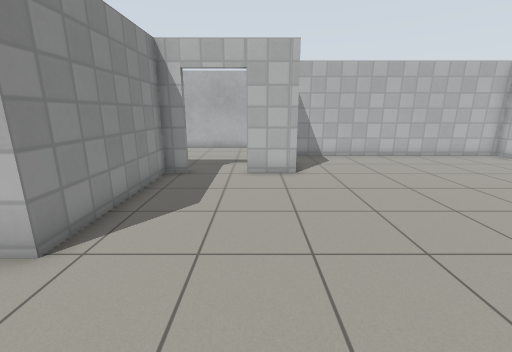
view 1 (above)

17 first-person views from a walk through a world built for the Gazebo simulator. The camera is 1.2 m above the floor, tilts 14° down and sees 90° across. The floor is counted in squares, 0.5 m on a side. Each view is taken from the middle of a square. On the plan, view 1 faces up. The plan holds only what a view shows up to about 17 squares ahead; the rest is blank. Simple patterns stand in for the simulator's built-in surfaces.

view 2
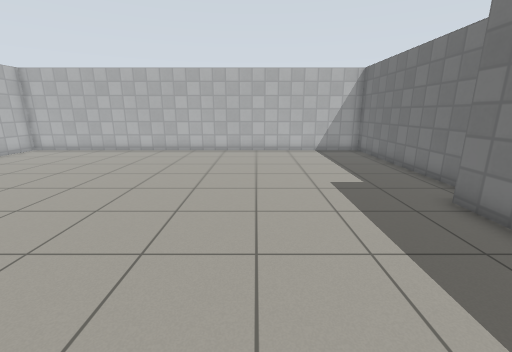

view 3
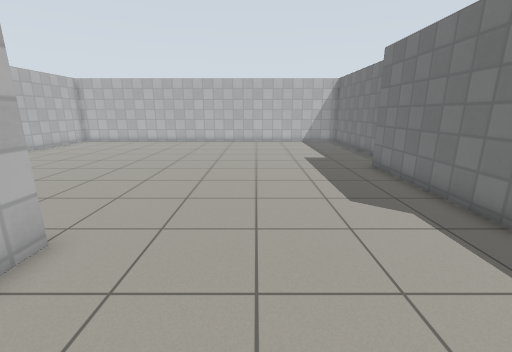

view 4
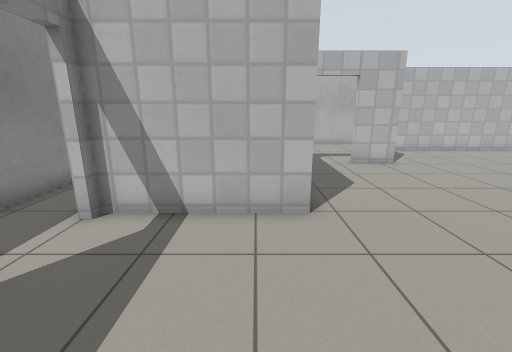

view 5
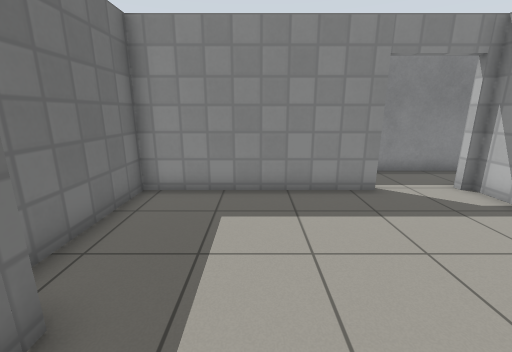

view 6
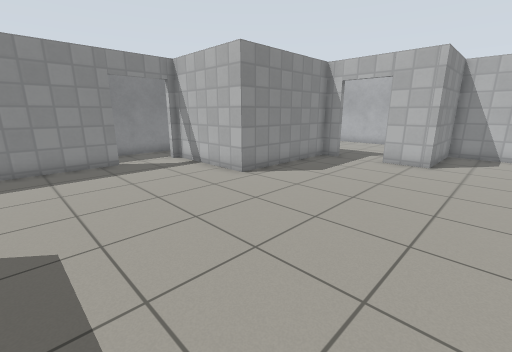

view 7
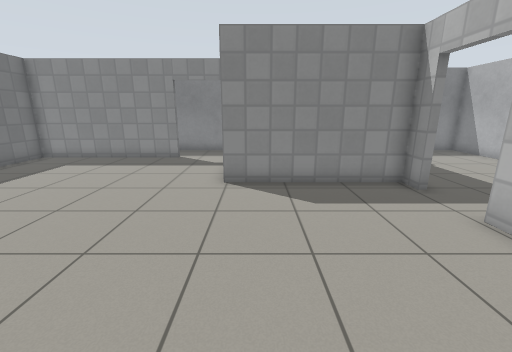

view 8
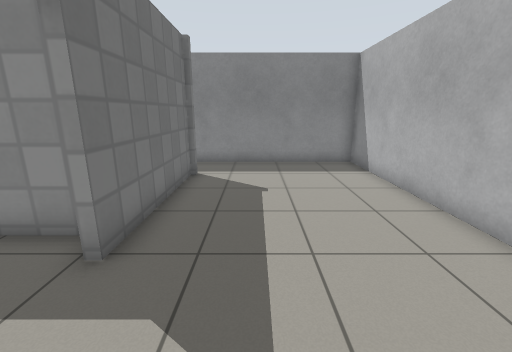

view 9
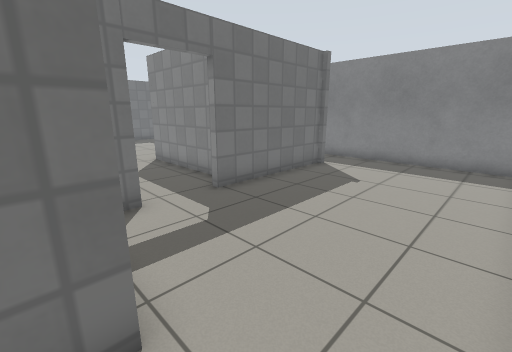

view 10
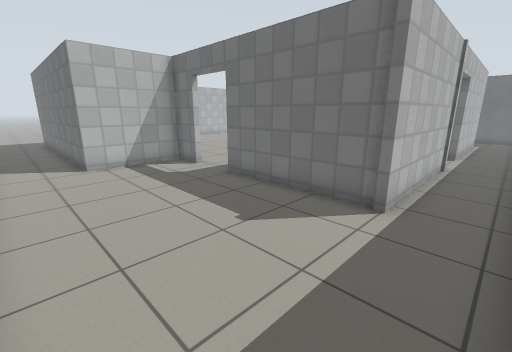

view 11
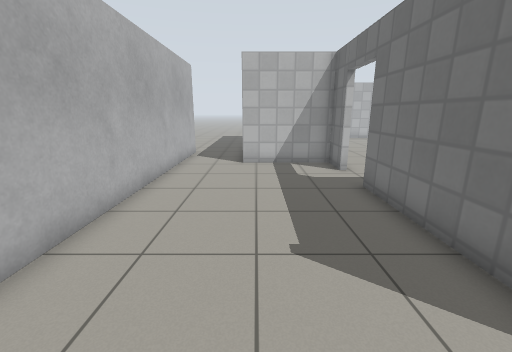

view 12
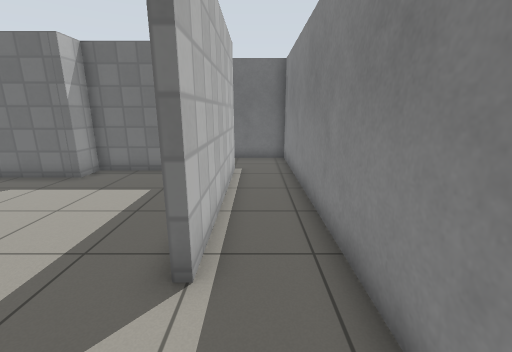

view 13
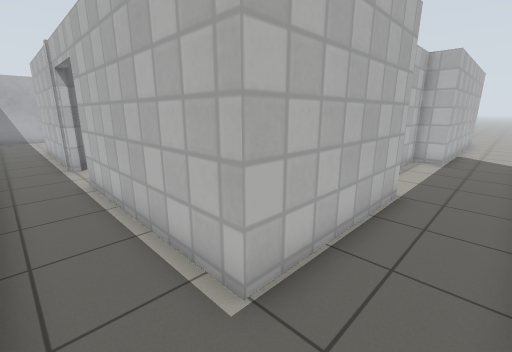

view 14
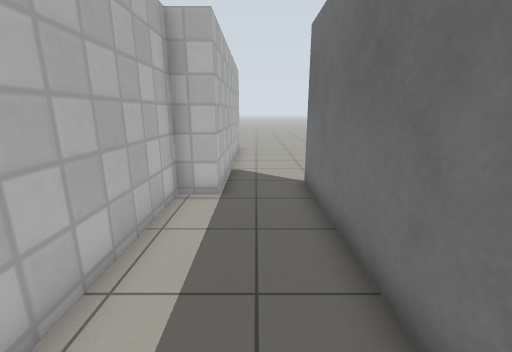

view 15
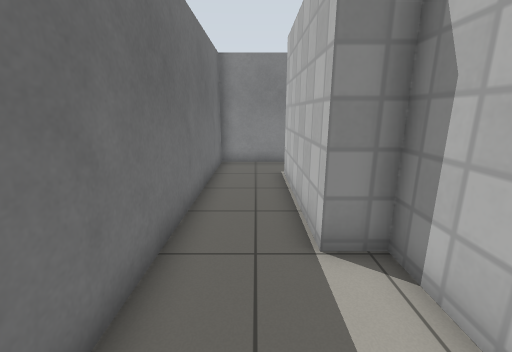

view 16
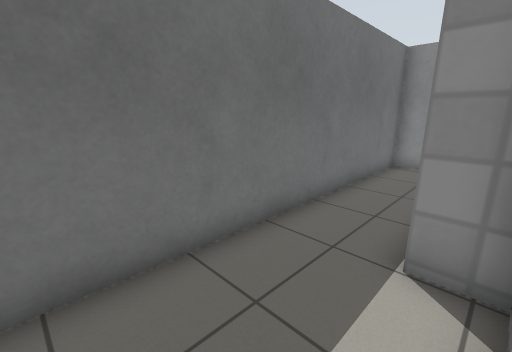

view 17
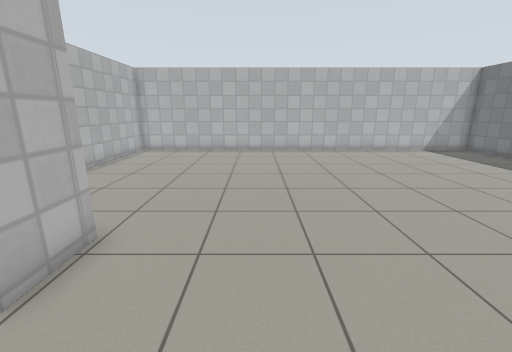

### Floor plan
Ten units are one square. View 1 is at (0, 0); x grows to the right and y downward. Boxes are objects, and circles mark ways between rooms. Rooms are numbered by the first view taken in them; rooms with no view inside come last. Other rooms are left out.
<svg viewBox="-120 -182 260 284">
<path fill="none" stroke="#000" d="M50 66 135 66 135 -143 16 -143 16 -101 -4 -101M-27 -101 -37 -101 -37 -39 -88 -39M-88 -9 -88 66 -34 66 -34 54 36 54M-89 -104 -27 -104M-115 -69 -115 75M-4 -104 13 -104 13 -146M-91 -34 -91 -108M5 -177 -115 -177 -115 -92M-91 69 -91 -9M47 -177 5 -177M13 -146 116 -146M33 69 33 57 -31 57 -31 69 -91 69M-115 75 -115 97 36 97"/>
<circle cx="-15" cy="-100" r="3" fill="#2a7"/>
<circle cx="-90" cy="-20" r="3" fill="#2a7"/>
<circle cx="15" cy="-165" r="3" fill="#2a7"/>
<circle cx="-105" cy="80" r="3" fill="#2a7"/>
<text x="40" y="-30">1</text>
<text x="-70" y="-110">2</text>
<text x="80" y="-160">3</text>
<text x="-30" y="80">4</text>
</svg>
Room 1 opens to room 2. Room 2 opens to room 3. Room 2 opens to room 4.

Where each view was taken, in squares from view 1:
view 1: 0 up, 0 right, facing up
view 2: 0 up, 3 left, facing right
view 3: 0 up, 8 left, facing right
view 4: 2 down, 5 left, facing up
view 5: 3 down, 1 left, facing left
view 6: 3 down, 4 right, facing up-left
view 7: 5 up, 5 right, facing left
view 8: 13 up, 1 right, facing left
view 9: 17 up, 2 right, facing down-left
view 10: 17 up, 11 left, facing down-right
view 11: 14 up, 11 left, facing right
view 12: 4 up, 10 left, facing down
view 13: 9 down, 11 left, facing up-right
view 14: 8 down, 4 left, facing right
view 15: 8 down, 1 right, facing left
view 16: 6 down, 1 right, facing down-left
view 17: 7 up, 3 left, facing right
